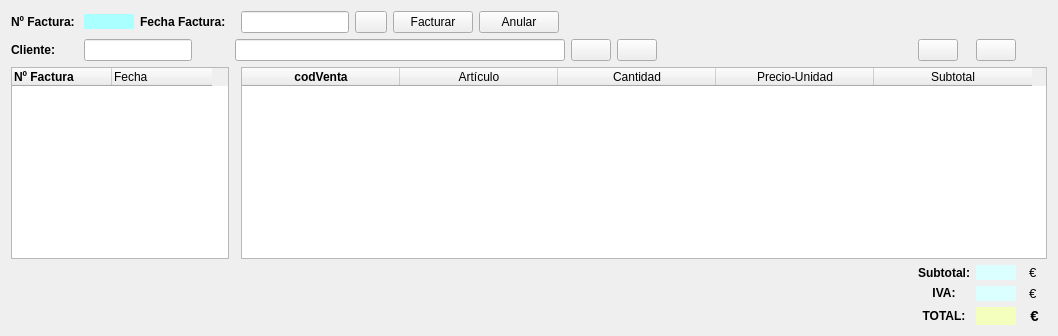
      <widget class="QWidget" name="panelFac">
       <attribute name="title">
        <string>Facturación</string>
       </attribute>
       <layout class="QGridLayout" name="gridLayout_4">
        <item row="0" column="7">
         <widget class="QPushButton" name="btnFacdel">
          <property name="text">
           <string>Anular</string>
          </property>
         </widget>
        </item>
        <item row="0" column="0">
         <widget class="QLabel" name="lblFac">
          <property name="sizePolicy">
           <sizepolicy hsizetype="Fixed" vsizetype="Preferred">
            <horstretch>0</horstretch>
            <verstretch>0</verstretch>
           </sizepolicy>
          </property>
          <property name="font">
           <font>
            <weight>75</weight>
            <bold>true</bold>
           </font>
          </property>
          <property name="text">
           <string>Nº Factura: </string>
          </property>
         </widget>
        </item>
        <item row="0" column="2">
         <widget class="QLabel" name="lblDatafac">
          <property name="sizePolicy">
           <sizepolicy hsizetype="Fixed" vsizetype="Preferred">
            <horstretch>0</horstretch>
            <verstretch>0</verstretch>
           </sizepolicy>
          </property>
          <property name="font">
           <font>
            <weight>75</weight>
            <bold>true</bold>
           </font>
          </property>
          <property name="text">
           <string>Fecha Factura: </string>
          </property>
         </widget>
        </item>
        <item row="0" column="5">
         <widget class="QPushButton" name="btnCalendarfac">
          <property name="sizePolicy">
           <sizepolicy hsizetype="Fixed" vsizetype="Fixed">
            <horstretch>0</horstretch>
            <verstretch>0</verstretch>
           </sizepolicy>
          </property>
          <property name="maximumSize">
           <size>
            <width>32</width>
            <height>32</height>
           </size>
          </property>
          <property name="text">
           <string/>
          </property>
          <property name="icon">
           <iconset>
            <normaloff>img/calendar.png</normaloff>img/calendar.png</iconset>
          </property>
          <property name="iconSize">
           <size>
            <width>30</width>
            <height>30</height>
           </size>
          </property>
         </widget>
        </item>
        <item row="0" column="4">
         <widget class="QLineEdit" name="editDatafac">
          <property name="sizePolicy">
           <sizepolicy hsizetype="Fixed" vsizetype="Fixed">
            <horstretch>110</horstretch>
            <verstretch>0</verstretch>
           </sizepolicy>
          </property>
          <property name="minimumSize">
           <size>
            <width>100</width>
            <height>0</height>
           </size>
          </property>
          <property name="alignment">
           <set>Qt::AlignCenter</set>
          </property>
         </widget>
        </item>
        <item row="2" column="0">
         <widget class="QLabel" name="lblClifac">
          <property name="sizePolicy">
           <sizepolicy hsizetype="Fixed" vsizetype="Preferred">
            <horstretch>0</horstretch>
            <verstretch>0</verstretch>
           </sizepolicy>
          </property>
          <property name="font">
           <font>
            <weight>75</weight>
            <bold>true</bold>
           </font>
          </property>
          <property name="text">
           <string>Cliente:</string>
          </property>
          <property name="alignment">
           <set>Qt::AlignRight|Qt::AlignTrailing|Qt::AlignVCenter</set>
          </property>
         </widget>
        </item>
        <item row="0" column="6">
         <widget class="QPushButton" name="btnFac">
          <property name="text">
           <string>Facturar</string>
          </property>
         </widget>
        </item>
        <item row="0" column="1">
         <widget class="QLabel" name="lblNumFac">
          <property name="sizePolicy">
           <sizepolicy hsizetype="Fixed" vsizetype="Fixed">
            <horstretch>0</horstretch>
            <verstretch>0</verstretch>
           </sizepolicy>
          </property>
          <property name="minimumSize">
           <size>
            <width>50</width>
            <height>0</height>
           </size>
          </property>
          <property name="font">
           <font>
            <pointsize>10</pointsize>
           </font>
          </property>
          <property name="styleSheet">
           <string notr="true">background-color: rgb(170, 255, 255);</string>
          </property>
          <property name="text">
           <string/>
          </property>
          <property name="alignment">
           <set>Qt::AlignCenter</set>
          </property>
         </widget>
        </item>
        <item row="2" column="9">
         <widget class="QPushButton" name="btnBuscafac">
          <property name="sizePolicy">
           <sizepolicy hsizetype="Fixed" vsizetype="Fixed">
            <horstretch>0</horstretch>
            <verstretch>0</verstretch>
           </sizepolicy>
          </property>
          <property name="text">
           <string/>
          </property>
          <property name="icon">
           <iconset>
            <normaloff>img/lupa.png</normaloff>img/lupa.png</iconset>
          </property>
          <property name="iconSize">
           <size>
            <width>24</width>
            <height>24</height>
           </size>
          </property>
         </widget>
        </item>
        <item row="8" column="13">
         <widget class="QLabel" name="lblIva">
          <property name="font">
           <font>
            <pointsize>9</pointsize>
            <weight>75</weight>
            <bold>true</bold>
           </font>
          </property>
          <property name="styleSheet">
           <string notr="true">background-color: rgb(219, 255, 255);</string>
          </property>
          <property name="text">
           <string/>
          </property>
          <property name="alignment">
           <set>Qt::AlignRight|Qt::AlignTrailing|Qt::AlignVCenter</set>
          </property>
         </widget>
        </item>
        <item row="10" column="12">
         <widget class="QLabel" name="label_3">
          <property name="sizePolicy">
           <sizepolicy hsizetype="Ignored" vsizetype="Preferred">
            <horstretch>0</horstretch>
            <verstretch>0</verstretch>
           </sizepolicy>
          </property>
          <property name="font">
           <font>
            <pointsize>9</pointsize>
            <weight>75</weight>
            <bold>true</bold>
           </font>
          </property>
          <property name="text">
           <string>TOTAL:</string>
          </property>
          <property name="alignment">
           <set>Qt::AlignCenter</set>
          </property>
         </widget>
        </item>
        <item row="2" column="3" colspan="6">
         <widget class="QLineEdit" name="editApelclifac"/>
        </item>
        <item row="2" column="10">
         <widget class="QPushButton" name="btnReloadfac">
          <property name="text">
           <string/>
          </property>
          <property name="icon">
           <iconset>
            <normaloff>img/reload.png</normaloff>img/reload.png</iconset>
          </property>
          <property name="iconSize">
           <size>
            <width>24</width>
            <height>24</height>
           </size>
          </property>
         </widget>
        </item>
        <item row="2" column="1" colspan="2">
         <widget class="QLineEdit" name="editDniclifac">
          <property name="sizePolicy">
           <sizepolicy hsizetype="Fixed" vsizetype="Fixed">
            <horstretch>0</horstretch>
            <verstretch>0</verstretch>
           </sizepolicy>
          </property>
          <property name="alignment">
           <set>Qt::AlignCenter</set>
          </property>
         </widget>
        </item>
        <item row="2" column="12">
         <widget class="QPushButton" name="btnAceptarventa">
          <property name="sizePolicy">
           <sizepolicy hsizetype="Fixed" vsizetype="Fixed">
            <horstretch>0</horstretch>
            <verstretch>0</verstretch>
           </sizepolicy>
          </property>
          <property name="text">
           <string/>
          </property>
          <property name="icon">
           <iconset>
            <normaloff>img/venta.png</normaloff>img/venta.png</iconset>
          </property>
          <property name="iconSize">
           <size>
            <width>32</width>
            <height>32</height>
           </size>
          </property>
         </widget>
        </item>
        <item row="2" column="11">
         <spacer name="horizontalSpacer_9">
          <property name="orientation">
           <enum>Qt::Horizontal</enum>
          </property>
          <property name="sizeType">
           <enum>QSizePolicy::Expanding</enum>
          </property>
          <property name="sizeHint" stdset="0">
           <size>
            <width>28</width>
            <height>20</height>
           </size>
          </property>
         </spacer>
        </item>
        <item row="2" column="13">
         <widget class="QPushButton" name="btnAnularventa">
          <property name="text">
           <string/>
          </property>
          <property name="icon">
           <iconset>
            <normaloff>img/anularventa.png</normaloff>img/anularventa.png</iconset>
          </property>
          <property name="iconSize">
           <size>
            <width>32</width>
            <height>32</height>
           </size>
          </property>
         </widget>
        </item>
        <item row="6" column="13">
         <widget class="QLabel" name="lblSubtotal">
          <property name="font">
           <font>
            <pointsize>9</pointsize>
            <weight>75</weight>
            <bold>true</bold>
           </font>
          </property>
          <property name="styleSheet">
           <string notr="true">background-color: rgb(219, 255, 255);</string>
          </property>
          <property name="text">
           <string/>
          </property>
          <property name="alignment">
           <set>Qt::AlignRight|Qt::AlignTrailing|Qt::AlignVCenter</set>
          </property>
         </widget>
        </item>
        <item row="8" column="12">
         <widget class="QLabel" name="lblIvafac">
          <property name="sizePolicy">
           <sizepolicy hsizetype="Ignored" vsizetype="Fixed">
            <horstretch>0</horstretch>
            <verstretch>0</verstretch>
           </sizepolicy>
          </property>
          <property name="font">
           <font>
            <pointsize>9</pointsize>
            <weight>75</weight>
            <bold>true</bold>
           </font>
          </property>
          <property name="text">
           <string>IVA:</string>
          </property>
          <property name="alignment">
           <set>Qt::AlignCenter</set>
          </property>
         </widget>
        </item>
        <item row="6" column="12">
         <widget class="QLabel" name="lblSubfac">
          <property name="sizePolicy">
           <sizepolicy hsizetype="Fixed" vsizetype="Preferred">
            <horstretch>0</horstretch>
            <verstretch>0</verstretch>
           </sizepolicy>
          </property>
          <property name="minimumSize">
           <size>
            <width>0</width>
            <height>0</height>
           </size>
          </property>
          <property name="font">
           <font>
            <pointsize>9</pointsize>
            <weight>75</weight>
            <bold>true</bold>
           </font>
          </property>
          <property name="text">
           <string>Subtotal:</string>
          </property>
          <property name="alignment">
           <set>Qt::AlignRight|Qt::AlignTrailing|Qt::AlignVCenter</set>
          </property>
         </widget>
        </item>
        <item row="6" column="14">
         <widget class="QLabel" name="label">
          <property name="font">
           <font>
            <pointsize>10</pointsize>
           </font>
          </property>
          <property name="text">
           <string>  €  </string>
          </property>
         </widget>
        </item>
        <item row="10" column="13">
         <widget class="QLabel" name="lblTotal">
          <property name="font">
           <font>
            <pointsize>11</pointsize>
            <weight>75</weight>
            <bold>true</bold>
           </font>
          </property>
          <property name="styleSheet">
           <string notr="true">background-color: rgb(244, 255, 189);</string>
          </property>
          <property name="text">
           <string/>
          </property>
          <property name="alignment">
           <set>Qt::AlignRight|Qt::AlignTrailing|Qt::AlignVCenter</set>
          </property>
         </widget>
        </item>
        <item row="10" column="14">
         <widget class="QLabel" name="label_4">
          <property name="font">
           <font>
            <pointsize>11</pointsize>
            <weight>75</weight>
            <bold>true</bold>
           </font>
          </property>
          <property name="text">
           <string>  €  </string>
          </property>
         </widget>
        </item>
        <item row="8" column="14">
         <widget class="QLabel" name="label_2">
          <property name="font">
           <font>
            <pointsize>10</pointsize>
           </font>
          </property>
          <property name="text">
           <string>  €  </string>
          </property>
         </widget>
        </item>
        <item row="4" column="4" colspan="11">
         <widget class="QTableWidget" name="tabVenta">
          <property name="sizePolicy">
           <sizepolicy hsizetype="Maximum" vsizetype="Expanding">
            <horstretch>0</horstretch>
            <verstretch>0</verstretch>
           </sizepolicy>
          </property>
          <property name="verticalScrollBarPolicy">
           <enum>Qt::ScrollBarAsNeeded</enum>
          </property>
          <property name="horizontalScrollBarPolicy">
           <enum>Qt::ScrollBarAsNeeded</enum>
          </property>
          <property name="sizeAdjustPolicy">
           <enum>QAbstractScrollArea::AdjustToContentsOnFirstShow</enum>
          </property>
          <property name="alternatingRowColors">
           <bool>true</bool>
          </property>
          <attribute name="horizontalHeaderDefaultSectionSize">
           <number>158</number>
          </attribute>
          <column>
           <property name="text">
            <string>codVenta</string>
           </property>
           <property name="font">
            <font>
             <weight>75</weight>
             <bold>true</bold>
            </font>
           </property>
          </column>
          <column>
           <property name="text">
            <string>Artículo</string>
           </property>
          </column>
          <column>
           <property name="text">
            <string>Cantidad</string>
           </property>
          </column>
          <column>
           <property name="text">
            <string>Precio-Unidad</string>
           </property>
          </column>
          <column>
           <property name="text">
            <string>Subtotal</string>
           </property>
          </column>
         </widget>
        </item>
        <item row="4" column="0" colspan="3">
         <widget class="QTableWidget" name="tabFac">
          <property name="sizePolicy">
           <sizepolicy hsizetype="Preferred" vsizetype="Preferred">
            <horstretch>0</horstretch>
            <verstretch>0</verstretch>
           </sizepolicy>
          </property>
          <column>
           <property name="text">
            <string>Nº Factura</string>
           </property>
           <property name="font">
            <font>
             <weight>75</weight>
             <bold>true</bold>
            </font>
           </property>
           <property name="textAlignment">
            <set>AlignJustify|AlignVCenter</set>
           </property>
          </column>
          <column>
           <property name="text">
            <string>Fecha </string>
           </property>
           <property name="textAlignment">
            <set>AlignJustify|AlignVCenter</set>
           </property>
          </column>
         </widget>
        </item>
       </layout>
      </widget>
